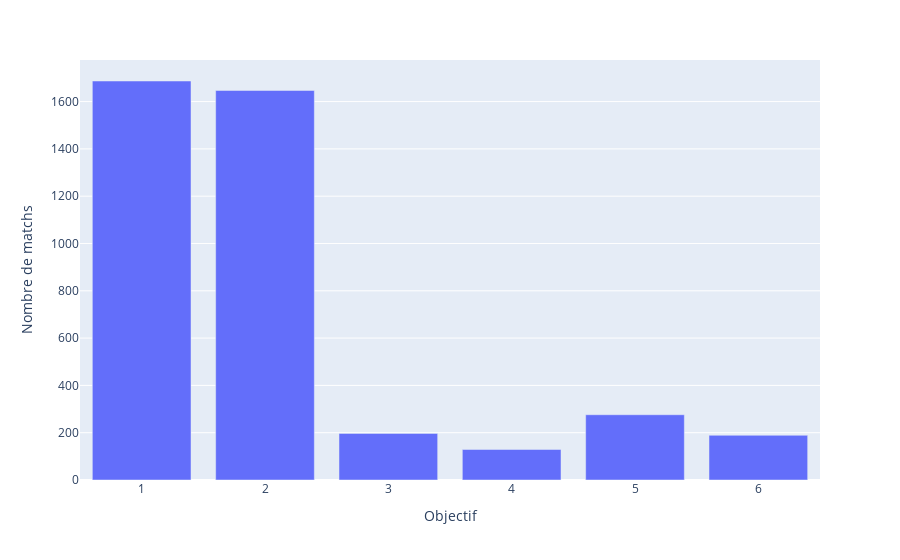

This figure's notebook cell:
### Markdown cell above
## Nombre de matchs selon l'objectif fixé

### Code cell
# Filtrer sur le genre féminin
df_femmes = df[(df['gender'] == 0)]

# Effectuer le décompte des valeurs de la colonne "goal" et trier par ordre décroissant
nb_obj = df_femmes['goal'].value_counts().sort_values(ascending=False)

# Convertir les décomptes en DataFrame pour pouvoir les utiliser avec Plotly Express
nb_obj_df = pd.DataFrame({'goal': nb_obj.index, 'count': nb_obj.values})

# Tracer le graphique à l'aide de Plotly Express
fig = px.bar(nb_obj_df, x='goal', y='count',
             labels={'goal': 'Objectif', 'count': 'Nombre de matchs'}, 
             category_orders={'goal': nb_obj.index})

# Affichage
fig.show()

### Figure 1 — Plotly figure (JSON) as saved in the notebook; plotly's stock layout.template omitted (floating-point values rounded to 4 significant figures)
{"data": [{"alignmentgroup": "True", "hovertemplate": "Objectif=%{x}<br>Nombre de matchs=%{y}<extra></extra>", "legendgroup": "", "marker": {"color": "#636efa", "pattern": {"shape": ""}}, "name": "", "offsetgroup": "", "orientation": "v", "showlegend": false, "textposition": "auto", "type": "bar", "x": [1, 2, 5, 3, 6, 4], "xaxis": "x", "y": [1687, 1647, 276, 197, 189, 129], "yaxis": "y"}], "layout": {"barmode": "relative", "legend": {"tracegroupgap": 0}, "margin": {"t": 60}, "xaxis": {"anchor": "y", "categoryarray": [1, 2, 5, 3, 6, 4], "categoryorder": "array", "domain": [0, 1], "title": {"text": "Objectif"}}, "yaxis": {"anchor": "x", "domain": [0, 1], "title": {"text": "Nombre de matchs"}}}}
